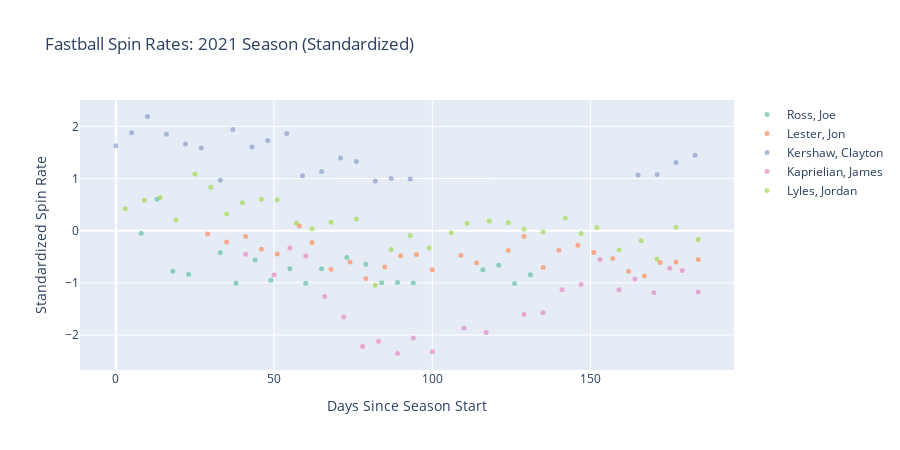

The notebook cell saved with this chart:
### Markdown cell above
### Visualizing the Raw Data

Before modeling, let's examine the raw time series. This helps us understand trends, volatility, and potential correlations.

### Code cell
# Interactive time series plot
fig = go.Figure()
colors = px.colors.qualitative.Set2

for i, pitcher in enumerate(top_pitchers):
    pitcher_data = df_train.filter(pl.col("pitcher_name") == pitcher)
    fig.add_trace(go.Scatter(
        x=pitcher_data["game_date_idx"].to_list(),
        y=pitcher_data["avg_spin_rate_std"].to_list(),
        mode='markers',
        name=pitcher,
        marker=dict(size=5, color=colors[i]),
        opacity=0.7
    ))

fig.update_layout(
    title="Fastball Spin Rates: 2021 Season (Standardized)",
    xaxis_title="Days Since Season Start",
    yaxis_title="Standardized Spin Rate",
    height=450,
    hovermode='closest'
)
fig.show()

### Figure 1 — Plotly figure (JSON) as saved in the notebook; plotly's stock layout.template omitted (floating-point values rounded to 4 significant figures)
{"data": [{"marker": {"color": "rgb(102,194,165)", "size": 5}, "mode": "markers", "name": "Ross, Joe", "opacity": 0.7, "type": "scatter", "x": [8, 13, 18, 23, 33, 38, 44, 49, 55, 60, 65, 73, 79, 84, 89, 94, 116, 121, 126, 131], "y": [-0.05187, 0.603, -0.7791, -0.8372, -0.4188, -1.007, -0.5609, -0.9531, -0.7298, -1.007, -0.7283, -0.5153, -0.6444, -0.9973, -0.995, -1.006, -0.7501, -0.663, -1.015, -0.8439]}, {"marker": {"color": "rgb(252,141,98)", "size": 5}, "mode": "markers", "name": "Lester, Jon", "opacity": 0.7, "type": "scatter", "x": [29, 35, 41, 46, 51, 58, 62, 68, 74, 79, 85, 90, 95, 100, 109, 114, 124, 129, 135, 140, 146, 151, 157, 162, 167, 172, 177, 184], "y": [-0.06227, -0.2163, -0.114, -0.3547, -0.4473, 0.08752, -0.2271, -0.7401, -0.6034, -0.9193, -0.6964, -0.4828, -0.4577, -0.7485, -0.4737, -0.6166, -0.3782, -0.1132, -0.7067, -0.3764, -0.2791, -0.4174, -0.5318, -0.7767, -0.8681, -0.6092, -0.5987, -0.5532]}, {"marker": {"color": "rgb(141,160,203)", "size": 5}, "mode": "markers", "name": "Kershaw, Clayton", "opacity": 0.7, "type": "scatter", "x": [0, 5, 10, 16, 22, 27, 33, 37, 43, 48, 54, 59, 65, 71, 76, 82, 87, 93, 165, 171, 177, 183], "y": [1.629, 1.877, 2.187, 1.847, 1.663, 1.588, 0.968, 1.939, 1.607, 1.731, 1.864, 1.054, 1.135, 1.392, 1.328, 0.9539, 0.9993, 0.9926, 1.068, 1.076, 1.308, 1.447]}, {"marker": {"color": "rgb(231,138,195)", "size": 5}, "mode": "markers", "name": "Kaprielian, James", "opacity": 0.7, "type": "scatter", "x": [41, 50, 55, 60, 66, 72, 78, 83, 89, 94, 100, 110, 117, 129, 135, 141, 147, 153, 159, 164, 170, 175, 179, 184], "y": [-0.453, -0.8482, -0.3303, -0.4847, -1.261, -1.655, -2.221, -2.121, -2.354, -2.057, -2.325, -1.869, -1.954, -1.609, -1.576, -1.134, -1.034, -0.5522, -1.133, -0.9274, -1.19, -0.7226, -0.7631, -1.178]}, {"marker": {"color": "rgb(166,216,84)", "size": 5}, "mode": "markers", "name": "Lyles, Jordan", "opacity": 0.7, "type": "scatter", "x": [3, 9, 14, 19, 25, 30, 35, 40, 46, 51, 57, 62, 68, 76, 82, 87, 93, 99, 106, 111, 118, 124, 129, 135, 142, 147, 152, 159, 166, 171, 177, 184], "y": [0.4179, 0.5834, 0.6372, 0.2094, 1.081, 0.8341, 0.3204, 0.5366, 0.6019, 0.5921, 0.1477, 0.03603, 0.1633, 0.2249, -1.049, -0.3607, -0.09405, -0.3307, -0.04167, 0.1422, 0.1874, 0.1519, 0.02765, -0.02546, 0.2433, -0.05689, 0.05978, -0.373, -0.1922, -0.5457, 0.06603, -0.1711]}], "layout": {"height": 450, "hovermode": "closest", "title": {"text": "Fastball Spin Rates: 2021 Season (Standardized)"}, "xaxis": {"title": {"text": "Days Since Season Start"}}, "yaxis": {"title": {"text": "Standardized Spin Rate"}}}}
